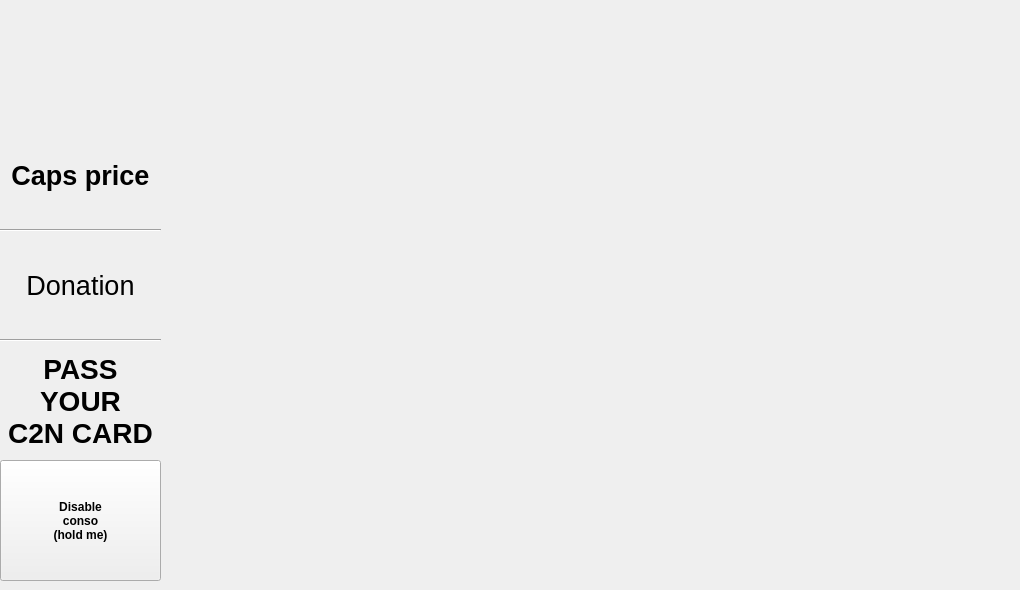
    <widget class="QWidget" name="accueil_panel">
     <widget class="QLabel" name="accueil_image_label">
      <property name="geometry">
       <rect>
        <x>180</x>
        <y>0</y>
        <width>831</width>
        <height>581</height>
       </rect>
      </property>
      <property name="text">
       <string/>
      </property>
      <property name="alignment">
       <set>Qt::AlignCenter</set>
      </property>
     </widget>
     <widget class="QPushButton" name="accueil_info_pushButton">
      <property name="geometry">
       <rect>
        <x>0</x>
        <y>460</y>
        <width>161</width>
        <height>121</height>
       </rect>
      </property>
      <property name="font">
       <font>
        <weight>75</weight>
        <bold>true</bold>
       </font>
      </property>
      <property name="text">
       <string>Disable
conso
(hold me)</string>
      </property>
     </widget>
     <widget class="QLabel" name="accueil_donation_label">
      <property name="geometry">
       <rect>
        <x>0</x>
        <y>240</y>
        <width>161</width>
        <height>91</height>
       </rect>
      </property>
      <property name="font">
       <font>
        <pointsize>20</pointsize>
       </font>
      </property>
      <property name="text">
       <string>Donation</string>
      </property>
      <property name="alignment">
       <set>Qt::AlignCenter</set>
      </property>
     </widget>
     <widget class="Line" name="line_3">
      <property name="geometry">
       <rect>
        <x>0</x>
        <y>220</y>
        <width>161</width>
        <height>20</height>
       </rect>
      </property>
      <property name="orientation">
       <enum>Qt::Horizontal</enum>
      </property>
     </widget>
     <widget class="QLabel" name="accueil_capsprice_label">
      <property name="geometry">
       <rect>
        <x>0</x>
        <y>130</y>
        <width>161</width>
        <height>91</height>
       </rect>
      </property>
      <property name="font">
       <font>
        <pointsize>20</pointsize>
        <weight>75</weight>
        <bold>true</bold>
       </font>
      </property>
      <property name="text">
       <string>Caps price</string>
      </property>
      <property name="alignment">
       <set>Qt::AlignCenter</set>
      </property>
     </widget>
     <widget class="QLabel" name="accueil_passyourcard_label">
      <property name="geometry">
       <rect>
        <x>-10</x>
        <y>350</y>
        <width>181</width>
        <height>101</height>
       </rect>
      </property>
      <property name="font">
       <font>
        <pointsize>21</pointsize>
        <weight>75</weight>
        <italic>false</italic>
        <bold>true</bold>
        <underline>false</underline>
       </font>
      </property>
      <property name="text">
       <string>PASS
YOUR
C2N CARD</string>
      </property>
      <property name="alignment">
       <set>Qt::AlignCenter</set>
      </property>
     </widget>
     <widget class="Line" name="line_4">
      <property name="geometry">
       <rect>
        <x>0</x>
        <y>330</y>
        <width>161</width>
        <height>20</height>
       </rect>
      </property>
      <property name="orientation">
       <enum>Qt::Horizontal</enum>
      </property>
     </widget>
    </widget>
